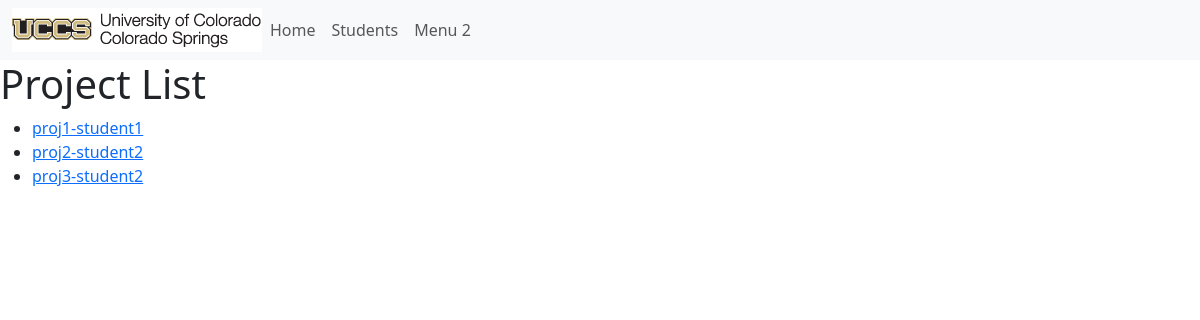
The page /projects/ on the database as committed earlier.
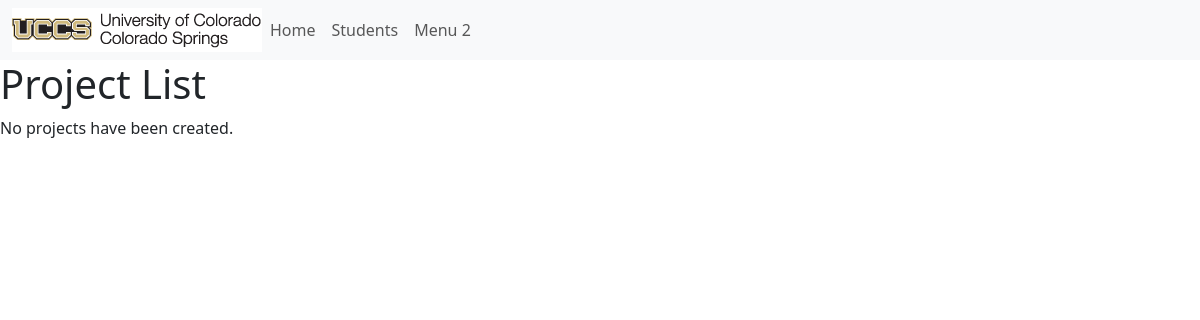
The same page on the database as committed later.
### portfolio_app/models.py (models this page shows, shortened)
class Project(models.Model):
    title = models.CharField(max_length = 200)
    description = models.TextField()
    portfolio = models.ForeignKey(Portfolio, on_delete=models.CASCADE, default = None)
    def get_absolute_url(self):
        return reverse('project-detail', args=[str(self.id)])

### portfolio_app/views.py (the view)
# urls.py: path('projects/', views.ProjectListView.as_view(), name= 'projects'),
class ProjectListView(generic.ListView):
    model = Project

### portfolio_app/templates/portfolio_app/project_list.html
{% extends 'portfolio_app/base_template.html' %}
{% block content %}
    <h1>Project List</h1>
    {% if project_list %}
        <ul>
            {% for project in project_list %}
                <li>
                    <a href="{{ project.get_absolute_url }}">{{ project.title }}</a>
                </li>
            {% endfor %}
        </ul>
    {% else %}
        <p>No projects have been created.</p>
    {% endif %}
{% endblock %}

Rows that differ between the two databases and show on the page:
removed Project: title "proj1-student1"
removed Project: title "proj2-student2"
removed Project: title "proj3-student2"
Other text that changed with them:
text now shown: "No projects have been created."
